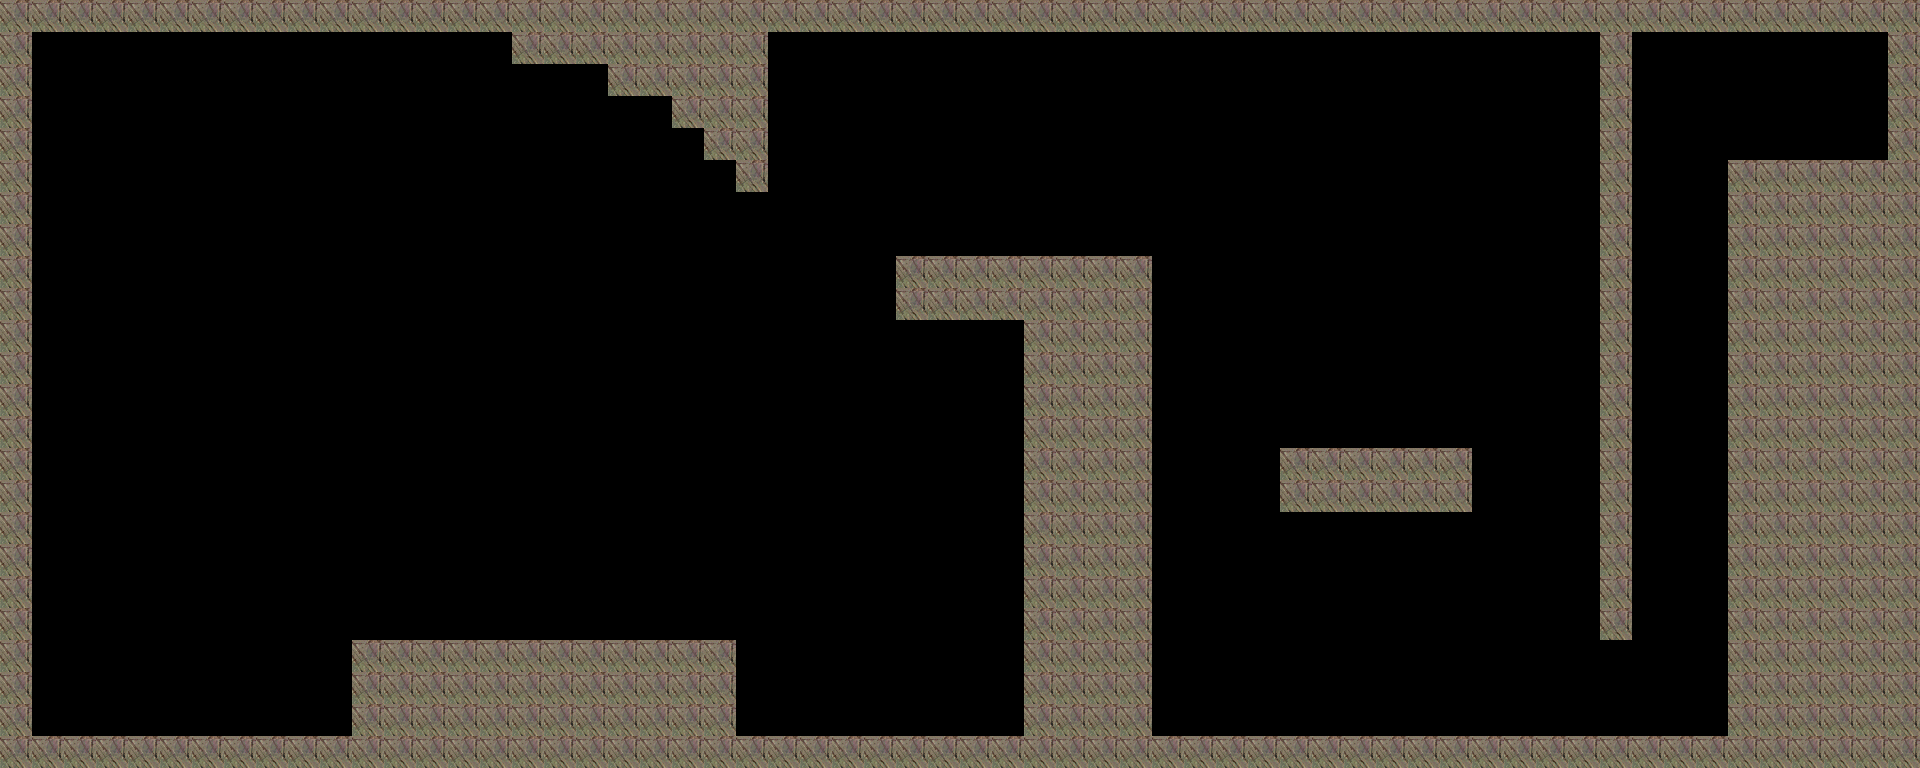

Tiled map render using the project's own tile images. Description and the map definition, with tile-layer contents summarised, below:
An orthogonal 60x24 tile map with 32x32 px tiles, 1 tile layer (Tile Layer 1).

<map version="1.0" orientation="orthogonal" width="60" height="24" tilewidth="32" tileheight="32">
 <tileset firstgid="1" name="rocks" tilewidth="32" tileheight="32">
  <image source="../rocks.png" width="128" height="128" />
  <tile id="1">
   <properties>
    <property name="type" value="wall" />
   </properties>
  </tile>
 </tileset>
 <layer name="Tile Layer 1" width="60" height="24">
  <data>[1440 cells, 408 non-empty, 1 distinct tile ids]</data>
 </layer>
</map>
